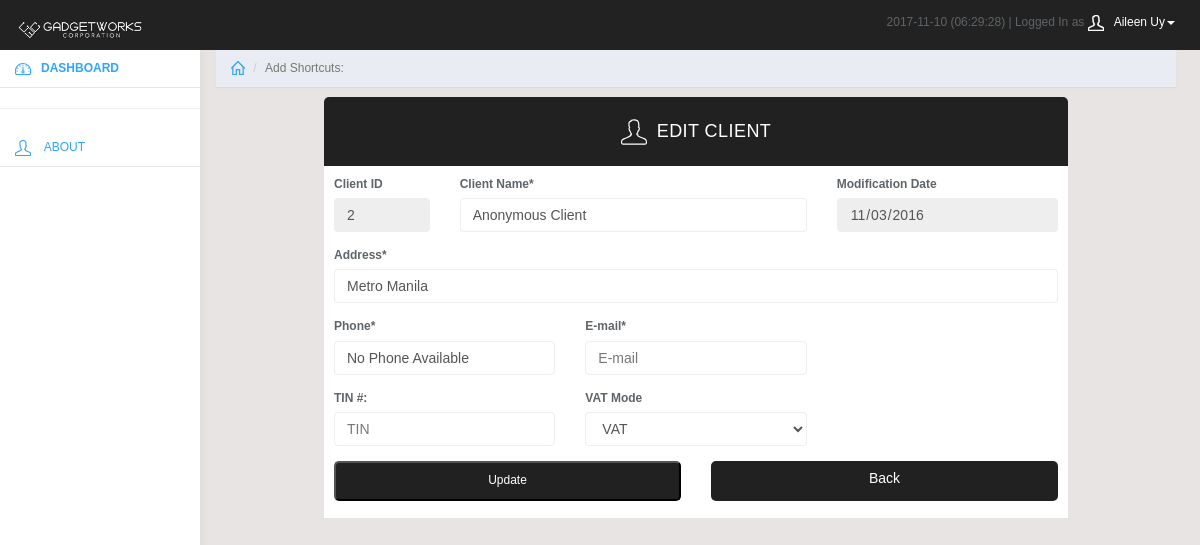
The app's page /branch/clients_edit.php?type=2 (signed in) with its own data.
### tables this page shows
CREATE TABLE `entity` (
  `ID` int(11) NOT NULL AUTO_INCREMENT,
  `Name` varchar(120) NOT NULL,
  `Address` varchar(225) NOT NULL,
  `Phone` varchar(120) NOT NULL,
  `Birthdate` datetime NOT NULL,
  `Username` varchar(120) NOT NULL,
  `Password` varchar(45) NOT NULL,
  `Level` int(11) NOT NULL,
  `Type` int(11) NOT NULL,
  `Mark` int(11) NOT NULL,
  PRIMARY KEY (`ID`)
);

### branch/clients_edit.php (the view, shortened to what this page needs)
<?php
	require_once("../resource/database/hive.php");
	$id = $_GET['type'];
?>
<html>
	<link href="../resource/graphics/css/sb-admin-2.css" rel="stylesheet">
	<?php require_once("../resource/sections/branch_header.php"); ?>
	<body>
		<?php require_once("../resource/sections/branch_banner.php"); ?>
		<?php require_once("../resource/sections/branch_menu.php"); ?>
			<div class="col-sm-9 col-sm-offset-3 col-lg-10 col-lg-offset-2 main">
			<?php require_once("../resource/sections/branch_shortcuts.php"); ?>
				<div class="form_class_full">
					<div class="form_title"><div class="panel-heading"><svg class="glyph stroked dashboard-dial">svg class="glyph stroked male-user"><use xlink:href="#stroked-male-user"></use></svg>EDIT CLIENT</div></div>
					<div>
							<?php
								require_once("../resource/database/hive.php");
								$profile = mysqli_query($mysqli, "SELECT * FROM `entity` WHERE `ID` = '$id'");
								$myprofile = $profile->fetch_assoc();
								$name = $myprofile['Name'];
								$datemodified = date("Y-m-d", strtotime($myprofile['Birthdate']));
								$phone = $myprofile['Phone'];
								$address = $myprofile['Address'];
								$email = $myprofile['Username'];
								$tin = $myprofile['Tin'];
								$vatmode = $myprofile['VatMode'];
							?>
						<div class="form_content">
							<form class="form-horizontal" method=post action="<?php echo $_SERVER['PHP_SELF'];?>">
								<div class="form-group">
									<div class="col-sm-2">
										<label for="id">Client ID</label>
										<input name="id" type="text" class="form-control" placeholder="ID" value=<?php echo "'".$id."'"; ?> readonly>
									</div>
									<div class="col-sm-6">
										<label for="name">Client Name*</label>
										<input name="name" type="text" class="form-control" placeholder="Name" value=<?php echo "'".$name."'"; ?> required>
									</div>
									<div class="col-sm-4">
										<label for="datemodified">Modification Date</label>
										<input name="datemodified" type="date" class="form-control" value=<?php echo "'".$datemodified."'"; ?> readonly>
									</div>
								</div>
								<div class="form-group">
									<div class="col-sm-12">
										<label for="address">Address*</label>
										<input name="address" type="text" class="form-control" placeholder="Address" value=<?php echo "'".$address."'"; ?> required>
									</div>
								</div>
								<div class="form-group">
									<div class="col-sm-4">
										<label for="phone">Phone*</label>
										<input name="phone" type="text" class="form-control" placeholder="Phone" value=<?php echo "'".$phone."'"; ?> required>
									</div>
									<div class="col-sm-4">
										<label for="email">E-mail*</label>
										<input name="email" type="text" class="form-control" placeholder="E-mail" value=<?php echo "'".$email."'"; ?> required>
									</div>
								</div>
								<div class="form-group">
									<div class="col-sm-4">
										<label for="tin">TIN #:</label>
										<input name="tin" type="text" class="form-control" placeholder="TIN" value=<?php echo "'".$tin."'"; ?>>
									</div>
									<div class="col-sm-4">
									<label>VAT Mode</label>
										<select class="form-control" name="vatmode">
											<option value="1" <?php if($vatmode == 1) echo "selected" ?>>VAT</option>
										</select>
									</div>
								</div>
								<div class="form-group">
									<div class="col-sm-offset-0 col-sm-6">
										<button type="submit" class="form_button">Update</button>
									</div>
									<div class="col-sm-offset-0 col-sm-6">
									<a class="btn form_button" href="clients.php" role="button">Back</a>
								</div>
								</div>
							</form>
						</div>
					</div>
				</div>
			</div>
	</body>
</html>

### resource/sections/branch_banner.php (shortened to what this page needs)
<nav class="navbar navbar-inverse navbar-fixed-top" role="navigation">
		<div class="container-fluid">
			<div class="navbar-header">
				<a class="navbar-brand" href="index.php"><img src="/resource/images/gwbannerlogo2.png" height="30" alt="Banner Image"/></a>
				<ul class="user-menu">
					<li class="dropdown pull-right">
						<?php
							require_once("../resource/database/hive.php");
							$date_today = date("Y-m-d");
							$userID = $_SESSION['id'];
							$myname = mysqli_query($mysqli, "SELECT `Name` FROM `entity` WHERE `ID` = '$userID'");
							$myname = mysqli_fetch_row($myname);
							$userName = $myname[0];
							echo $date_today.' (<span id="clock"><script type="text/javascript">startclock();</script></span>) | Logged In as <a href="#" class="dropdown-toggle" data-toggle="dropdown"><svg class="glyph stroked male-user"><use xlink:href="#stroked-male-user"></use></svg>'.$userName.'<span class="caret"></span></a>
						<ul class="dropdown-menu" role="menu">
							<li><a href="#"><svg class="glyph stroked male-user"><use xlink:href="#stroked-male-user"></use></svg> Profile</a></li>
							<li><a href="about_profile.php"><svg class="glyph stroked gear"><use xlink:href="#stroked-gear"></use></svg> Settings</a></li>
							<li><a href="logout.php"><svg class="glyph stroked cancel"><use xlink:href="#stroked-cancel"></use></svg> Logout</a></li>
						</ul>';
						?>
					</li>
				</ul>
			</div>
		</div>
	</nav>

### resource/graphics/css/sb-admin-2.css (style rules this page uses)
body { background-color: #f8f8f8; }

### branch/css/styles.css (style rules this page uses)
body { background: #f1f4f7; padding-top: 50px; color: #5f6468; }
a, a:hover, a:focus { color: #30a5ff; }
.form-control { border: 1px solid #eee; box-shadow: none; }
.navbar-header .navbar-brand { color: #fff; font-size: 16px; text-transform: uppercase; font-weight: 500; letter-spacing: 2px; }
.panel-heading { font-size: 18px; font-weight: 300; letter-spacing: 0.025em; height: 66px; line-height: 45px; }
.navbar { border: 0; }
.user-menu { display: inline-block; margin-top: 14px; margin-right: 10px; float: right; list-style: none; padding: 0; }
.user-menu a { color: #fff; }
@media (min-width: 768px) { .navbar-header { width: 100%; } }
.sidebar .glyph, .user-menu .glyph { height: 16px; width: 16px; margin: 0 10px 0 0; stroke-width: 3px; }
.user-menu .glyph { stroke-width: 4px; }
.alert .glyph, .panel-heading .glyph { width: 26px; height: 26px; margin: 0 10px 0 0; stroke-width: 2px; }

### resource/graphics/css/clinic_standard.css (style rules this page uses)
body { background:#E8E4E4; margin: 0px 2% 0px 2%; font-family: helvetica; font-size:12px; }
.form_class_full { margin:10px auto 5px auto; max-width:80%; background:white; border-radius: 5px; }
.form_title { background:#212121; color:white; text-align:center; padding: 2px 0px 1px 0px; -webkit-border-top-left-radius: 5px; -webkit-border-top-right-radius: 5px; -moz-border-radius-topleft: 5px; -moz-border-radius-topright: 5px; border-top-left-radius: 5px; border-top-right-radius: 5px }
.form_content { padding:10px 10px 2px 10px; background:white; }
.form_button { border-radius: 5px; width:100%; height:40px; text-align:center; background:#212121; color:white; }

### records on screen
entity: Name "Aileen Uy"
entity: name "Anonymous Client", datemodified "11/03/2016", address "Metro Manila", phone "No Phone Available"
